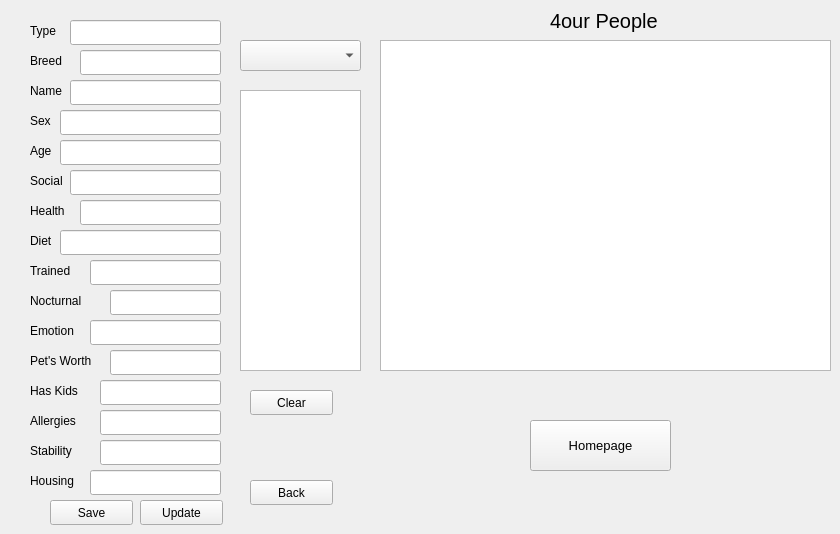
    <widget class="QWidget" name="page_5">
     <widget class="QTableView" name="tableView_2">
      <property name="geometry">
       <rect>
        <x>380</x>
        <y>40</y>
        <width>451</width>
        <height>331</height>
       </rect>
      </property>
     </widget>
     <widget class="QLineEdit" name="lineEdit_16">
      <property name="geometry">
       <rect>
        <x>110</x>
        <y>290</y>
        <width>111</width>
        <height>25</height>
       </rect>
      </property>
     </widget>
     <widget class="QLabel" name="label_4">
      <property name="geometry">
       <rect>
        <x>30</x>
        <y>20</y>
        <width>31</width>
        <height>21</height>
       </rect>
      </property>
      <property name="text">
       <string>Type</string>
      </property>
     </widget>
     <widget class="QLabel" name="label_5">
      <property name="geometry">
       <rect>
        <x>30</x>
        <y>50</y>
        <width>41</width>
        <height>21</height>
       </rect>
      </property>
      <property name="text">
       <string>Breed</string>
      </property>
     </widget>
     <widget class="QLabel" name="label_6">
      <property name="geometry">
       <rect>
        <x>30</x>
        <y>80</y>
        <width>41</width>
        <height>21</height>
       </rect>
      </property>
      <property name="text">
       <string>Name</string>
      </property>
     </widget>
     <widget class="QLabel" name="label_7">
      <property name="geometry">
       <rect>
        <x>30</x>
        <y>110</y>
        <width>31</width>
        <height>21</height>
       </rect>
      </property>
      <property name="text">
       <string>Sex</string>
      </property>
     </widget>
     <widget class="QLabel" name="label_8">
      <property name="geometry">
       <rect>
        <x>30</x>
        <y>140</y>
        <width>41</width>
        <height>21</height>
       </rect>
      </property>
      <property name="text">
       <string>Age</string>
      </property>
     </widget>
     <widget class="QLabel" name="label_9">
      <property name="geometry">
       <rect>
        <x>30</x>
        <y>170</y>
        <width>41</width>
        <height>21</height>
       </rect>
      </property>
      <property name="text">
       <string>Social</string>
      </property>
     </widget>
     <widget class="QLabel" name="label_10">
      <property name="geometry">
       <rect>
        <x>30</x>
        <y>200</y>
        <width>51</width>
        <height>21</height>
       </rect>
      </property>
      <property name="text">
       <string>Health</string>
      </property>
     </widget>
     <widget class="QLabel" name="label_11">
      <property name="geometry">
       <rect>
        <x>30</x>
        <y>230</y>
        <width>31</width>
        <height>21</height>
       </rect>
      </property>
      <property name="text">
       <string>Diet</string>
      </property>
     </widget>
     <widget class="QLabel" name="label_12">
      <property name="geometry">
       <rect>
        <x>30</x>
        <y>260</y>
        <width>51</width>
        <height>21</height>
       </rect>
      </property>
      <property name="text">
       <string>Trained</string>
      </property>
     </widget>
     <widget class="QLabel" name="label_13">
      <property name="geometry">
       <rect>
        <x>30</x>
        <y>290</y>
        <width>71</width>
        <height>21</height>
       </rect>
      </property>
      <property name="text">
       <string>Nocturnal</string>
      </property>
     </widget>
     <widget class="QLineEdit" name="lineEdit_17">
      <property name="geometry">
       <rect>
        <x>90</x>
        <y>260</y>
        <width>131</width>
        <height>25</height>
       </rect>
      </property>
     </widget>
     <widget class="QLineEdit" name="lineEdit_18">
      <property name="geometry">
       <rect>
        <x>60</x>
        <y>230</y>
        <width>161</width>
        <height>25</height>
       </rect>
      </property>
     </widget>
     <widget class="QLineEdit" name="lineEdit_19">
      <property name="geometry">
       <rect>
        <x>80</x>
        <y>200</y>
        <width>141</width>
        <height>25</height>
       </rect>
      </property>
     </widget>
     <widget class="QLineEdit" name="lineEdit_20">
      <property name="geometry">
       <rect>
        <x>70</x>
        <y>170</y>
        <width>151</width>
        <height>25</height>
       </rect>
      </property>
     </widget>
     <widget class="QLineEdit" name="lineEdit_21">
      <property name="geometry">
       <rect>
        <x>60</x>
        <y>140</y>
        <width>161</width>
        <height>25</height>
       </rect>
      </property>
     </widget>
     <widget class="QLineEdit" name="lineEdit_22">
      <property name="geometry">
       <rect>
        <x>60</x>
        <y>110</y>
        <width>161</width>
        <height>25</height>
       </rect>
      </property>
     </widget>
     <widget class="QLineEdit" name="lineEdit_23">
      <property name="geometry">
       <rect>
        <x>70</x>
        <y>80</y>
        <width>151</width>
        <height>25</height>
       </rect>
      </property>
     </widget>
     <widget class="QLineEdit" name="lineEdit_24">
      <property name="geometry">
       <rect>
        <x>80</x>
        <y>50</y>
        <width>141</width>
        <height>25</height>
       </rect>
      </property>
     </widget>
     <widget class="QLineEdit" name="lineEdit_25">
      <property name="geometry">
       <rect>
        <x>70</x>
        <y>20</y>
        <width>151</width>
        <height>25</height>
       </rect>
      </property>
     </widget>
     <widget class="QPushButton" name="pushButton_8">
      <property name="geometry">
       <rect>
        <x>50</x>
        <y>500</y>
        <width>83</width>
        <height>25</height>
       </rect>
      </property>
      <property name="text">
       <string>Save</string>
      </property>
     </widget>
     <widget class="QPushButton" name="pushButton_9">
      <property name="geometry">
       <rect>
        <x>530</x>
        <y>420</y>
        <width>141</width>
        <height>51</height>
       </rect>
      </property>
      <property name="font">
       <font>
        <pointsize>10</pointsize>
       </font>
      </property>
      <property name="text">
       <string>Homepage</string>
      </property>
     </widget>
     <widget class="QPushButton" name="pushButton_10">
      <property name="geometry">
       <rect>
        <x>250</x>
        <y>480</y>
        <width>83</width>
        <height>25</height>
       </rect>
      </property>
      <property name="text">
       <string>Back</string>
      </property>
     </widget>
     <widget class="QLabel" name="label_19">
      <property name="geometry">
       <rect>
        <x>550</x>
        <y>0</y>
        <width>121</width>
        <height>41</height>
       </rect>
      </property>
      <property name="font">
       <font>
        <pointsize>15</pointsize>
       </font>
      </property>
      <property name="text">
       <string>4our People</string>
      </property>
     </widget>
     <widget class="QLabel" name="label_20">
      <property name="geometry">
       <rect>
        <x>30</x>
        <y>320</y>
        <width>61</width>
        <height>21</height>
       </rect>
      </property>
      <property name="text">
       <string>Emotion</string>
      </property>
     </widget>
     <widget class="QLineEdit" name="lineEdit_26">
      <property name="geometry">
       <rect>
        <x>90</x>
        <y>320</y>
        <width>131</width>
        <height>25</height>
       </rect>
      </property>
     </widget>
     <widget class="QLabel" name="label_21">
      <property name="geometry">
       <rect>
        <x>30</x>
        <y>350</y>
        <width>81</width>
        <height>21</height>
       </rect>
      </property>
      <property name="text">
       <string>Pet's Worth</string>
      </property>
     </widget>
     <widget class="QLineEdit" name="lineEdit_27">
      <property name="geometry">
       <rect>
        <x>110</x>
        <y>350</y>
        <width>111</width>
        <height>25</height>
       </rect>
      </property>
     </widget>
     <widget class="QLineEdit" name="lineEdit_28">
      <property name="geometry">
       <rect>
        <x>100</x>
        <y>380</y>
        <width>121</width>
        <height>25</height>
       </rect>
      </property>
     </widget>
     <widget class="QLineEdit" name="lineEdit_29">
      <property name="geometry">
       <rect>
        <x>100</x>
        <y>410</y>
        <width>121</width>
        <height>25</height>
       </rect>
      </property>
     </widget>
     <widget class="QLineEdit" name="lineEdit_30">
      <property name="geometry">
       <rect>
        <x>100</x>
        <y>440</y>
        <width>121</width>
        <height>25</height>
       </rect>
      </property>
     </widget>
     <widget class="QLabel" name="label_26">
      <property name="geometry">
       <rect>
        <x>30</x>
        <y>380</y>
        <width>61</width>
        <height>21</height>
       </rect>
      </property>
      <property name="text">
       <string>Has Kids</string>
      </property>
     </widget>
     <widget class="QLabel" name="label_27">
      <property name="geometry">
       <rect>
        <x>30</x>
        <y>410</y>
        <width>61</width>
        <height>21</height>
       </rect>
      </property>
      <property name="text">
       <string>Allergies</string>
      </property>
     </widget>
     <widget class="QLabel" name="label_28">
      <property name="geometry">
       <rect>
        <x>30</x>
        <y>440</y>
        <width>61</width>
        <height>21</height>
       </rect>
      </property>
      <property name="text">
       <string>Stability</string>
      </property>
     </widget>
     <widget class="QLineEdit" name="lineEdit_31">
      <property name="geometry">
       <rect>
        <x>90</x>
        <y>470</y>
        <width>131</width>
        <height>25</height>
       </rect>
      </property>
     </widget>
     <widget class="QLabel" name="label_29">
      <property name="geometry">
       <rect>
        <x>30</x>
        <y>470</y>
        <width>51</width>
        <height>21</height>
       </rect>
      </property>
      <property name="text">
       <string>Housing</string>
      </property>
     </widget>
     <widget class="QListView" name="listView_2">
      <property name="geometry">
       <rect>
        <x>240</x>
        <y>90</y>
        <width>121</width>
        <height>281</height>
       </rect>
      </property>
     </widget>
     <widget class="QComboBox" name="comboBox">
      <property name="geometry">
       <rect>
        <x>240</x>
        <y>40</y>
        <width>121</width>
        <height>31</height>
       </rect>
      </property>
     </widget>
     <widget class="QPushButton" name="pushButton_24">
      <property name="geometry">
       <rect>
        <x>250</x>
        <y>390</y>
        <width>83</width>
        <height>25</height>
       </rect>
      </property>
      <property name="text">
       <string>Clear</string>
      </property>
     </widget>
     <widget class="QPushButton" name="pushButton_22">
      <property name="geometry">
       <rect>
        <x>140</x>
        <y>500</y>
        <width>83</width>
        <height>25</height>
       </rect>
      </property>
      <property name="text">
       <string>Update</string>
      </property>
     </widget>
    </widget>
